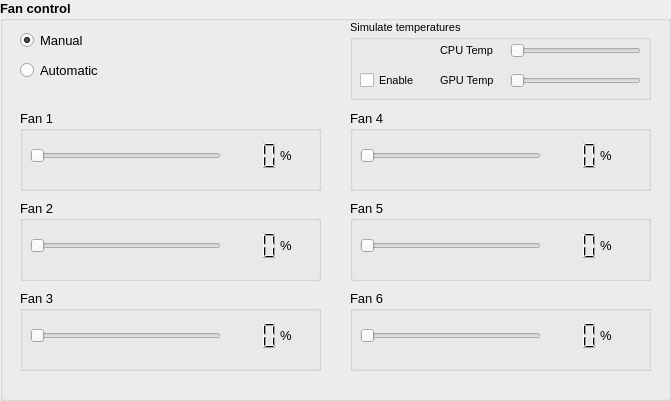
      <widget class="QGroupBox" name="groupBoxFanControl">
       <property name="geometry">
        <rect>
         <x>10</x>
         <y>220</y>
         <width>671</width>
         <height>401</height>
        </rect>
       </property>
       <property name="font">
        <font>
         <pointsize>10</pointsize>
         <bold>true</bold>
        </font>
       </property>
       <property name="title">
        <string>Fan control</string>
       </property>
       <widget class="QRadioButton" name="radioButtonManual">
        <property name="geometry">
         <rect>
          <x>20</x>
          <y>30</y>
          <width>131</width>
          <height>20</height>
         </rect>
        </property>
        <property name="font">
         <font>
          <pointsize>10</pointsize>
          <bold>false</bold>
         </font>
        </property>
        <property name="text">
         <string>Manual</string>
        </property>
        <property name="checked">
         <bool>true</bool>
        </property>
       </widget>
       <widget class="QRadioButton" name="radioButtonAutomatic">
        <property name="enabled">
         <bool>true</bool>
        </property>
        <property name="geometry">
         <rect>
          <x>20</x>
          <y>50</y>
          <width>141</width>
          <height>41</height>
         </rect>
        </property>
        <property name="font">
         <font>
          <pointsize>10</pointsize>
          <bold>false</bold>
         </font>
        </property>
        <property name="text">
         <string>Automatic</string>
        </property>
       </widget>
       <widget class="QGroupBox" name="groupBoxFan1">
        <property name="geometry">
         <rect>
          <x>20</x>
          <y>110</y>
          <width>301</width>
          <height>81</height>
         </rect>
        </property>
        <property name="font">
         <font>
          <pointsize>10</pointsize>
          <bold>false</bold>
         </font>
        </property>
        <property name="title">
         <string>Fan 1</string>
        </property>
        <widget class="QLabel" name="label_152">
         <property name="geometry">
          <rect>
           <x>260</x>
           <y>30</y>
           <width>21</width>
           <height>31</height>
          </rect>
         </property>
         <property name="font">
          <font>
           <pointsize>10</pointsize>
          </font>
         </property>
         <property name="text">
          <string>%</string>
         </property>
        </widget>
        <widget class="QSlider" name="horizontalSliderFan1">
         <property name="geometry">
          <rect>
           <x>10</x>
           <y>30</y>
           <width>191</width>
           <height>31</height>
          </rect>
         </property>
         <property name="maximum">
          <number>100</number>
         </property>
         <property name="singleStep">
          <number>1</number>
         </property>
         <property name="pageStep">
          <number>5</number>
         </property>
         <property name="value">
          <number>0</number>
         </property>
         <property name="orientation">
          <enum>Qt::Orientation::Horizontal</enum>
         </property>
         <property name="tickPosition">
          <enum>QSlider::TickPosition::NoTicks</enum>
         </property>
         <property name="tickInterval">
          <number>0</number>
         </property>
        </widget>
        <widget class="QLCDNumber" name="lcdNumberFan1">
         <property name="geometry">
          <rect>
           <x>210</x>
           <y>30</y>
           <width>51</width>
           <height>31</height>
          </rect>
         </property>
         <property name="font">
          <font>
           <bold>false</bold>
          </font>
         </property>
         <property name="frameShape">
          <enum>QFrame::Shape::NoFrame</enum>
         </property>
         <property name="digitCount">
          <number>3</number>
         </property>
         <property name="value" stdset="0">
          <double>0.000000000000000</double>
         </property>
         <property name="intValue" stdset="0">
          <number>0</number>
         </property>
        </widget>
       </widget>
       <widget class="QGroupBox" name="groupBoxFan2">
        <property name="geometry">
         <rect>
          <x>20</x>
          <y>200</y>
          <width>301</width>
          <height>81</height>
         </rect>
        </property>
        <property name="font">
         <font>
          <pointsize>10</pointsize>
          <bold>false</bold>
         </font>
        </property>
        <property name="title">
         <string>Fan 2</string>
        </property>
        <widget class="QLabel" name="label_153">
         <property name="geometry">
          <rect>
           <x>260</x>
           <y>30</y>
           <width>21</width>
           <height>31</height>
          </rect>
         </property>
         <property name="font">
          <font>
           <pointsize>10</pointsize>
          </font>
         </property>
         <property name="text">
          <string>%</string>
         </property>
        </widget>
        <widget class="QSlider" name="horizontalSliderFan2">
         <property name="geometry">
          <rect>
           <x>10</x>
           <y>30</y>
           <width>191</width>
           <height>31</height>
          </rect>
         </property>
         <property name="maximum">
          <number>100</number>
         </property>
         <property name="singleStep">
          <number>1</number>
         </property>
         <property name="pageStep">
          <number>5</number>
         </property>
         <property name="value">
          <number>0</number>
         </property>
         <property name="orientation">
          <enum>Qt::Orientation::Horizontal</enum>
         </property>
        </widget>
        <widget class="QLCDNumber" name="lcdNumberFan2">
         <property name="geometry">
          <rect>
           <x>210</x>
           <y>30</y>
           <width>51</width>
           <height>31</height>
          </rect>
         </property>
         <property name="font">
          <font>
           <bold>false</bold>
          </font>
         </property>
         <property name="frameShape">
          <enum>QFrame::Shape::NoFrame</enum>
         </property>
         <property name="digitCount">
          <number>3</number>
         </property>
         <property name="value" stdset="0">
          <double>0.000000000000000</double>
         </property>
         <property name="intValue" stdset="0">
          <number>0</number>
         </property>
        </widget>
       </widget>
       <widget class="QGroupBox" name="groupBoxFan3">
        <property name="geometry">
         <rect>
          <x>20</x>
          <y>290</y>
          <width>301</width>
          <height>81</height>
         </rect>
        </property>
        <property name="font">
         <font>
          <pointsize>10</pointsize>
          <bold>false</bold>
         </font>
        </property>
        <property name="title">
         <string>Fan 3</string>
        </property>
        <widget class="QLabel" name="label_154">
         <property name="geometry">
          <rect>
           <x>260</x>
           <y>30</y>
           <width>55</width>
           <height>31</height>
          </rect>
         </property>
         <property name="font">
          <font>
           <pointsize>10</pointsize>
          </font>
         </property>
         <property name="text">
          <string>%</string>
         </property>
        </widget>
        <widget class="QSlider" name="horizontalSliderFan3">
         <property name="geometry">
          <rect>
           <x>10</x>
           <y>30</y>
           <width>191</width>
           <height>31</height>
          </rect>
         </property>
         <property name="maximum">
          <number>100</number>
         </property>
         <property name="singleStep">
          <number>1</number>
         </property>
         <property name="pageStep">
          <number>5</number>
         </property>
         <property name="value">
          <number>0</number>
         </property>
         <property name="orientation">
          <enum>Qt::Orientation::Horizontal</enum>
         </property>
        </widget>
        <widget class="QLCDNumber" name="lcdNumberFan3">
         <property name="geometry">
          <rect>
           <x>210</x>
           <y>30</y>
           <width>51</width>
           <height>31</height>
          </rect>
         </property>
         <property name="font">
          <font>
           <bold>false</bold>
          </font>
         </property>
         <property name="frameShape">
          <enum>QFrame::Shape::NoFrame</enum>
         </property>
         <property name="digitCount">
          <number>3</number>
         </property>
         <property name="value" stdset="0">
          <double>0.000000000000000</double>
         </property>
         <property name="intValue" stdset="0">
          <number>0</number>
         </property>
        </widget>
       </widget>
       <widget class="QGroupBox" name="groupBoxFan4">
        <property name="geometry">
         <rect>
          <x>350</x>
          <y>110</y>
          <width>301</width>
          <height>81</height>
         </rect>
        </property>
        <property name="font">
         <font>
          <pointsize>10</pointsize>
          <bold>false</bold>
         </font>
        </property>
        <property name="title">
         <string>Fan 4</string>
        </property>
        <widget class="QLabel" name="label_158">
         <property name="geometry">
          <rect>
           <x>250</x>
           <y>30</y>
           <width>55</width>
           <height>31</height>
          </rect>
         </property>
         <property name="font">
          <font>
           <pointsize>10</pointsize>
          </font>
         </property>
         <property name="text">
          <string>%</string>
         </property>
        </widget>
        <widget class="QSlider" name="horizontalSliderFan4">
         <property name="geometry">
          <rect>
           <x>10</x>
           <y>30</y>
           <width>181</width>
           <height>31</height>
          </rect>
         </property>
         <property name="maximum">
          <number>100</number>
         </property>
         <property name="singleStep">
          <number>1</number>
         </property>
         <property name="pageStep">
          <number>5</number>
         </property>
         <property name="value">
          <number>0</number>
         </property>
         <property name="orientation">
          <enum>Qt::Orientation::Horizontal</enum>
         </property>
        </widget>
        <widget class="QLCDNumber" name="lcdNumberFan4">
         <property name="geometry">
          <rect>
           <x>200</x>
           <y>30</y>
           <width>51</width>
           <height>31</height>
          </rect>
         </property>
         <property name="font">
          <font>
           <bold>false</bold>
          </font>
         </property>
         <property name="frameShape">
          <enum>QFrame::Shape::NoFrame</enum>
         </property>
         <property name="digitCount">
          <number>3</number>
         </property>
         <property name="value" stdset="0">
          <double>0.000000000000000</double>
         </property>
         <property name="intValue" stdset="0">
          <number>0</number>
         </property>
        </widget>
       </widget>
       <widget class="QGroupBox" name="groupBoxFan6">
        <property name="geometry">
         <rect>
          <x>350</x>
          <y>290</y>
          <width>301</width>
          <height>81</height>
         </rect>
        </property>
        <property name="font">
         <font>
          <pointsize>10</pointsize>
          <bold>false</bold>
         </font>
        </property>
        <property name="title">
         <string>Fan 6</string>
        </property>
        <widget class="QLabel" name="label_159">
         <property name="geometry">
          <rect>
           <x>250</x>
           <y>30</y>
           <width>55</width>
           <height>31</height>
          </rect>
         </property>
         <property name="font">
          <font>
           <pointsize>10</pointsize>
          </font>
         </property>
         <property name="text">
          <string>%</string>
         </property>
        </widget>
        <widget class="QSlider" name="horizontalSliderFan6">
         <property name="geometry">
          <rect>
           <x>10</x>
           <y>30</y>
           <width>181</width>
           <height>31</height>
          </rect>
         </property>
         <property name="maximum">
          <number>100</number>
         </property>
         <property name="singleStep">
          <number>1</number>
         </property>
         <property name="pageStep">
          <number>5</number>
         </property>
         <property name="value">
          <number>0</number>
         </property>
         <property name="orientation">
          <enum>Qt::Orientation::Horizontal</enum>
         </property>
        </widget>
        <widget class="QLCDNumber" name="lcdNumberFan6">
         <property name="geometry">
          <rect>
           <x>200</x>
           <y>30</y>
           <width>51</width>
           <height>31</height>
          </rect>
         </property>
         <property name="font">
          <font>
           <bold>false</bold>
          </font>
         </property>
         <property name="frameShape">
          <enum>QFrame::Shape::NoFrame</enum>
         </property>
         <property name="digitCount">
          <number>3</number>
         </property>
         <property name="value" stdset="0">
          <double>0.000000000000000</double>
         </property>
         <property name="intValue" stdset="0">
          <number>0</number>
         </property>
        </widget>
       </widget>
       <widget class="QGroupBox" name="groupBoxFan5">
        <property name="geometry">
         <rect>
          <x>350</x>
          <y>200</y>
          <width>301</width>
          <height>81</height>
         </rect>
        </property>
        <property name="font">
         <font>
          <pointsize>10</pointsize>
          <bold>false</bold>
         </font>
        </property>
        <property name="title">
         <string>Fan 5</string>
        </property>
        <widget class="QLabel" name="label_160">
         <property name="geometry">
          <rect>
           <x>250</x>
           <y>30</y>
           <width>55</width>
           <height>31</height>
          </rect>
         </property>
         <property name="font">
          <font>
           <pointsize>10</pointsize>
          </font>
         </property>
         <property name="text">
          <string>%</string>
         </property>
        </widget>
        <widget class="QSlider" name="horizontalSliderFan5">
         <property name="geometry">
          <rect>
           <x>10</x>
           <y>30</y>
           <width>181</width>
           <height>31</height>
          </rect>
         </property>
         <property name="maximum">
          <number>100</number>
         </property>
         <property name="singleStep">
          <number>1</number>
         </property>
         <property name="pageStep">
          <number>5</number>
         </property>
         <property name="value">
          <number>0</number>
         </property>
         <property name="orientation">
          <enum>Qt::Orientation::Horizontal</enum>
         </property>
        </widget>
        <widget class="QLCDNumber" name="lcdNumberFan5">
         <property name="geometry">
          <rect>
           <x>200</x>
           <y>30</y>
           <width>51</width>
           <height>31</height>
          </rect>
         </property>
         <property name="font">
          <font>
           <bold>false</bold>
          </font>
         </property>
         <property name="frameShape">
          <enum>QFrame::Shape::NoFrame</enum>
         </property>
         <property name="digitCount">
          <number>3</number>
         </property>
         <property name="value" stdset="0">
          <double>0.000000000000000</double>
         </property>
         <property name="intValue" stdset="0">
          <number>0</number>
         </property>
        </widget>
       </widget>
       <widget class="QGroupBox" name="groupBoxSimulateTemperatures">
        <property name="enabled">
         <bool>true</bool>
        </property>
        <property name="geometry">
         <rect>
          <x>350</x>
          <y>20</y>
          <width>301</width>
          <height>80</height>
         </rect>
        </property>
        <property name="font">
         <font>
          <pointsize>8</pointsize>
          <bold>false</bold>
         </font>
        </property>
        <property name="title">
         <string>Simulate temperatures</string>
        </property>
        <widget class="QCheckBox" name="checkBoxSimulateTemp">
         <property name="geometry">
          <rect>
           <x>10</x>
           <y>50</y>
           <width>81</width>
           <height>21</height>
          </rect>
         </property>
         <property name="font">
          <font>
           <pointsize>8</pointsize>
          </font>
         </property>
         <property name="text">
          <string>Enable</string>
         </property>
        </widget>
        <widget class="QSlider" name="horizontalSliderCPUTemp">
         <property name="geometry">
          <rect>
           <x>160</x>
           <y>20</y>
           <width>131</width>
           <height>22</height>
          </rect>
         </property>
         <property name="maximum">
          <number>100</number>
         </property>
         <property name="orientation">
          <enum>Qt::Orientation::Horizontal</enum>
         </property>
        </widget>
        <widget class="QSlider" name="horizontalSliderGPUTemp">
         <property name="geometry">
          <rect>
           <x>160</x>
           <y>50</y>
           <width>131</width>
           <height>22</height>
          </rect>
         </property>
         <property name="maximum">
          <number>100</number>
         </property>
         <property name="orientation">
          <enum>Qt::Orientation::Horizontal</enum>
         </property>
        </widget>
        <widget class="QLabel" name="labelCPU">
         <property name="geometry">
          <rect>
           <x>90</x>
           <y>20</y>
           <width>61</width>
           <height>21</height>
          </rect>
         </property>
         <property name="font">
          <font>
           <pointsize>8</pointsize>
          </font>
         </property>
         <property name="text">
          <string>CPU Temp</string>
         </property>
        </widget>
        <widget class="QLabel" name="labelGPU">
         <property name="geometry">
          <rect>
           <x>90</x>
           <y>50</y>
           <width>61</width>
           <height>21</height>
          </rect>
         </property>
         <property name="font">
          <font>
           <pointsize>8</pointsize>
          </font>
         </property>
         <property name="text">
          <string>GPU Temp</string>
         </property>
        </widget>
       </widget>
      </widget>
